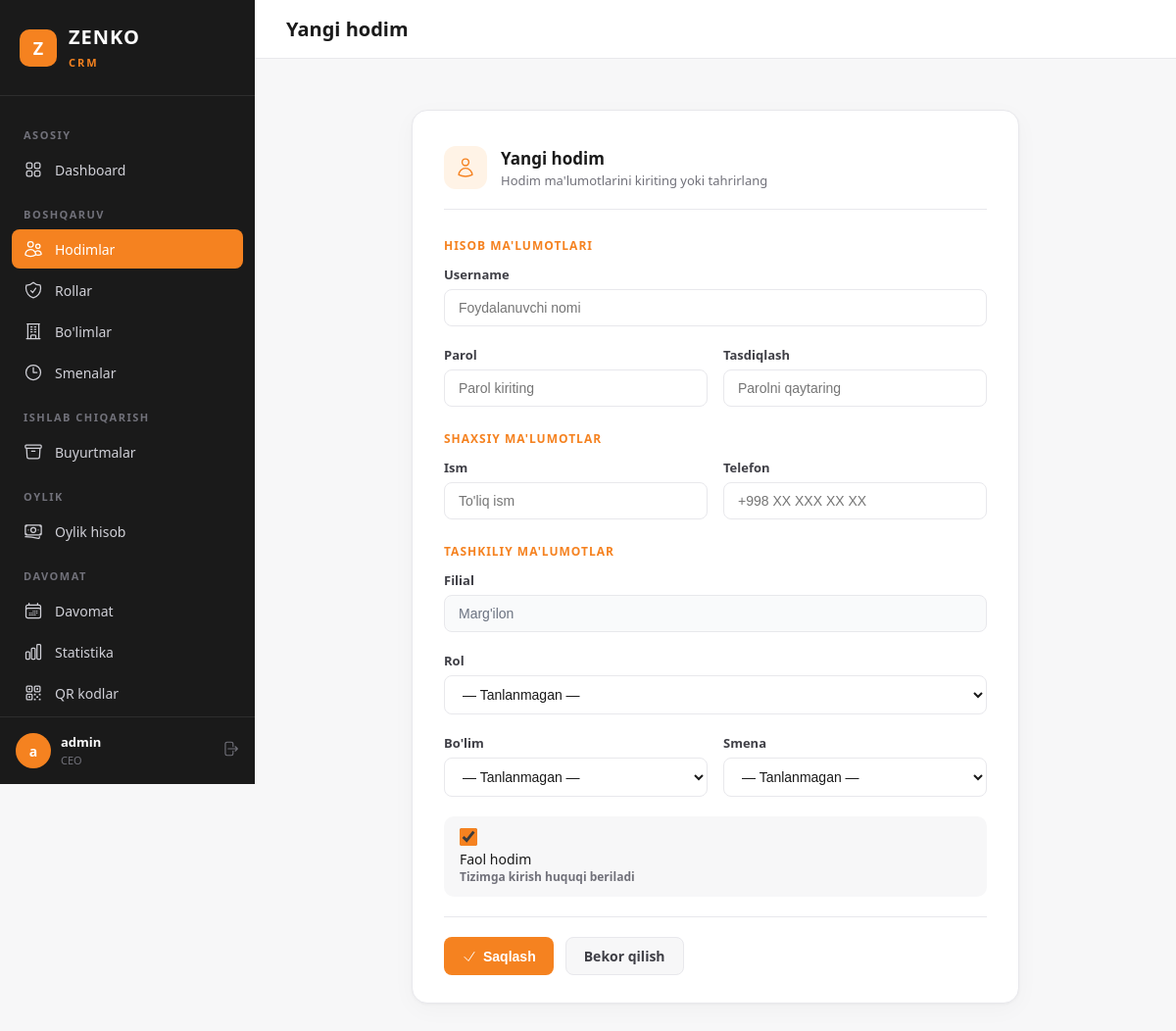
Screenshot of /ceo/users/create/ (signed in) with the database file from the repository.
### apps/users/models.py (models this page shows, shortened)
class User(AbstractUser):
    first_name = None
    last_name = None
    email = None
    name = models.CharField('Ism', max_length=150)
    phone = models.CharField('Telefon raqam', max_length=20, blank=True)
    role = models.ForeignKey(
        Role,
        verbose_name='Rol',
        on_delete=models.SET_NULL,
        related_name='users',
        null=True,
        blank=True,
    )
    department = models.ForeignKey(
        Department,
        verbose_name='Bo\'lim',
        on_delete=models.SET_NULL,
        related_name='users',
        null=True,
        blank=True,
    )
    shift = models.ForeignKey(
        Shift,
        verbose_name='Smena',
        on_delete=models.SET_NULL,
        related_name='users',
        null=True,
        blank=True,
    )
    branch = models.ForeignKey(
        Branch,
        verbose_name='Filial',
        on_delete=models.PROTECT,
        related_name='users',
        null=True,
        blank=True,
    )
    REQUIRED_FIELDS = ['name']
    class Meta:
        verbose_name = 'Hodim'
        verbose_name_plural = 'Hodimlar'
        ordering = ['-date_joined']

class Branch(models.Model):
    name = models.CharField('Nomi', max_length=200, unique=True)
    address = models.CharField('Manzil', max_length=300, blank=True)
    phone = models.CharField('Telefon', max_length=20, blank=True)
    is_active = models.BooleanField('Faol', default=True)
    created_at = models.DateTimeField(auto_now_add=True)
    class Meta:
        verbose_name = 'Filial'
        verbose_name_plural = 'Filiallar'
        ordering = ['name']

### apps/ceo/views.py (the view, shortened to what this page needs)
# urls.py: path('users/create/', views.UserCreateView.as_view(), name='user_create'),
class UserCreateView(CEORequiredMixin, CreateView):
    model = User
    form_class = UserCreateForm
    template_name = 'ceo/user_form.html'
    success_url = reverse_lazy('ceo:user_list')
    def get_context_data(self, **kwargs):
        ctx = super().get_context_data(**kwargs)
        branch = self.get_branch()
        ctx.update({
            'active_nav': 'users',
            'title': 'Yangi hodim',
            'branch': branch,
            'roles': Role.objects.all(),
            'departments': Department.objects.filter(branch=branch) if branch else Department.objects.none(),
            'shifts': Shift.objects.filter(branch=branch) if branch else Shift.objects.none(),
        })
        return ctx

### apps/ceo/forms.py
class UserCreateForm(UserCreationForm):
    class Meta:
        model = User
        fields = ('username', 'password1', 'password2', 'name', 'phone', 'role', 'department', 'shift', 'is_active')

### apps/ceo/views.py (called while the page is built)
    def dispatch(self, request, *args, **kwargs):
        if not request.user.is_authenticated:
            return self.handle_no_permission()
        if not (request.user.role and request.user.role.name == 'CEO'):
            if not request.user.is_superuser:
                messages.error(request, 'Sizda bu sahifaga kirish huquqi yo\'q.')
                return redirect('login')
        return super().dispatch(request, *args, **kwargs)

    def get_branch(self):
        return getattr(self.request.user, 'branch', None)

### apps/users/models.py (called while the page is built)
    def __str__(self):
        return f'{self.name} ({self.start_time:%H:%M}–{self.end_time:%H:%M})'

### apps/ceo/templates/ceo/user_form.html (shortened to what this page needs)
{% extends "ceo/base.html" %}
{% block page_title %}{{ title }}{% endblock %}
{% block content %}
<div class="form-wrapper">
    <div class="form-card">
        <div class="form-header">
            <div class="icon-box">
            </div>
            <div class="header-text">
                <h3>{{ title }}</h3>
                <p>Hodim ma'lumotlarini kiriting yoki tahrirlang</p>
            </div>
        </div>
        <form method="post">
            <div class="section-label">Hisob ma'lumotlari</div>
            <div class="form-group">
                <label for="id_username">Username</label>
                <input type="text" name="username" id="id_username" class="form-control"
                       value="{{ form.username.value|default:'' }}" required placeholder="Foydalanuvchi nomi">
            </div>
            {% if form.password1 %}
            <div class="two-col">
                <div class="form-group">
                    <label for="id_password1">Parol</label>
                    <input type="password" name="password1" id="id_password1" class="form-control" required placeholder="Parol kiriting">
                </div>
                <div class="form-group">
                    <label for="id_password2">Tasdiqlash</label>
                    <input type="password" name="password2" id="id_password2" class="form-control" required placeholder="Parolni qaytaring">
                </div>
            </div>
            {% endif %}
            <div class="section-label">Shaxsiy ma'lumotlar</div>
            <div class="two-col">
                <div class="form-group">
                    <label for="id_name">Ism</label>
                    <input type="text" name="name" id="id_name" class="form-control"
                           value="{{ form.name.value|default:'' }}" required placeholder="To'liq ism">
                </div>
                <div class="form-group">
                    <label for="id_phone">Telefon</label>
                    <input type="text" name="phone" id="id_phone" class="form-control"
                           value="{{ form.phone.value|default:'' }}" placeholder="+998 XX XXX XX XX">
                </div>
            </div>
            <div class="section-label">Tashkiliy ma'lumotlar</div>
            {% if branch %}
            <div class="form-group">
                <label>Filial</label>
                <input type="text" class="form-control" value="{{ branch.name }}" disabled
                       style="background:#F9FAFB;color:#6B7280;cursor:not-allowed;">
            </div>
            {% endif %}
            <div class="form-group">
                <label for="id_role">Rol</label>
                <select name="role" id="id_role" class="form-control">
                    <option value="">— Tanlanmagan —</option>
                </select>
            </div>
            <div class="two-col">
                <div class="form-group">
                    <label for="id_department">Bo'lim</label>
                    <select name="department" id="id_department" class="form-control">
                        <option value="">— Tanlanmagan —</option>
                    </select>
                </div>
                <div class="form-group">
                    <label for="id_shift">Smena</label>
                    <select name="shift" id="id_shift" class="form-control">
                        <option value="">— Tanlanmagan —</option>
                    </select>
                </div>
            </div>
            <div class="form-group">
                <label class="checkbox-field">
                    <input type="checkbox" name="is_active" {% if form.is_active.value %}checked{% endif %}>
                    <div>
                        <div class="cb-text">Faol hodim</div>
                        <div class="cb-hint">Tizimga kirish huquqi beriladi</div>
                    </div>
                </label>
            </div>
            <div class="form-actions">
                <button type="submit" class="btn btn-primary">
                    <svg xmlns="http://www.w3.org/2000/svg" fill="none" viewBox="0 0 24 24" stroke-width="1.5" stroke="currentColor" style="width:16px;height:16px"><path stroke-linecap="round" stroke-linejoin="round" d="m4.5 12.75 6 6 9-13.5"/></svg>
                    Saqlash
                </button>
                <a href="{% url 'ceo:user_list' %}" class="btn btn-secondary">Bekor qilish</a>
            </div>
        </form>
    </div>
</div>
{% endblock %}

### apps/ceo/templates/ceo/base.html (shortened to what this page needs)
{% load static %}
<!DOCTYPE html>
<html lang="uz">
<head>
</head>
<body>
    <aside class="sidebar" id="sidebar">
        <div class="sidebar-brand">
            <div class="logo">Z</div>
            <div>
                <span>ZENKO</span><br>
                <small>CRM</small>
            </div>
        </div>
        <nav class="sidebar-nav">
            <div class="nav-label">Asosiy</div>
            <a href="{% url 'ceo:dashboard' %}" class="nav-link {% if active_nav == 'dashboard' %}active{% endif %}">
                Dashboard
            </a>
            <div class="nav-label">Boshqaruv</div>
            <a href="{% url 'ceo:user_list' %}" class="nav-link {% if active_nav == 'users' %}active{% endif %}">
                Hodimlar
            </a>
            <a href="{% url 'ceo:role_list' %}" class="nav-link {% if active_nav == 'roles' %}active{% endif %}">
                Rollar
            </a>
            <a href="{% url 'ceo:department_list' %}" class="nav-link {% if active_nav == 'departments' %}active{% endif %}">
                Bo'limlar
            </a>
            <a href="{% url 'ceo:shift_list' %}" class="nav-link {% if active_nav == 'shifts' %}active{% endif %}">
                <svg xmlns="http://www.w3.org/2000/svg" fill="none" viewBox="0 0 24 24" stroke-width="1.5" stroke="currentColor"><path stroke-linecap="round" stroke-linejoin="round" d="M12 6v6h4.5m4.5 0a9 9 0 1 1-18 0 9 9 0 0 1 18 0Z"/></svg>
                Smenalar
            </a>
            <div class="nav-label">Ishlab chiqarish</div>
            <a href="{% url 'order:order_list' %}" class="nav-link {% if active_nav == 'orders' %}active{% endif %}">
                Buyurtmalar
            </a>
            <div class="nav-label">Oylik</div>
            <a href="{% url 'ceo:salary_list' %}" class="nav-link {% if active_nav == 'salary' %}active{% endif %}">
                Oylik hisob
            </a>
            <div class="nav-label">Davomat</div>
            <a href="{% url 'ceo:attendance_list' %}" class="nav-link {% if active_nav == 'attendance' %}active{% endif %}">
                Davomat
            </a>
            <a href="{% url 'ceo:attendance_stats' %}" class="nav-link {% if active_nav == 'stats' %}active{% endif %}">
                Statistika
            </a>
            <a href="{% url 'ceo:qr_cards_all' %}" class="nav-link {% if active_nav == 'qr_cards' %}active{% endif %}">
                QR kodlar
            </a>
        </nav>
        <div class="sidebar-footer">
            <div class="sidebar-user">
                <div class="avatar">{{ request.user.name|make_list|first|default:"C" }}</div>
                <div class="info">
                    <strong>{{ request.user.name }}</strong>
                    <small>CEO</small>
                </div>
                <a href="{% url 'logout' %}" class="btn-logout" title="Chiqish">
                </a>
            </div>
        </div>
    </aside>
    <div class="main">
        <header class="topbar">
            <div style="display:flex;align-items:center;gap:12px;">
                <h1>{% block page_title %}Dashboard{% endblock %}</h1>
            </div>
        </header>
        <div class="content">
            {% block content %}{% endblock %}
        </div>
    </div>
</body>
</html>

### apps/ceo/templates/ceo/base.html (style rules this page uses)
:root { --orange: #F58220; --orange-hover: #E0741A; --orange-light: #FFF3E6; --black: #1A1A1A; --dark: #2D2D2D; --gray-100: #F7F7F8; --gray-200: #E8E8EC; --gray-300: #D1D1D8; --gray-500: #71717A; --gray-700: #3F3F46; --white: #FFFFFF; --red: #EF4444; --green: #22C55E; --sidebar-w: 260px; }
* { margin: 0; padding: 0; box-sizing: border-box; }
body { font-family: 'Segoe UI', system-ui, -apple-system, sans-serif; background: var(--gray-100); color: var(--black); min-height: 100vh; }
.sidebar { position: fixed; top: 0; left: 0; width: var(--sidebar-w); height: 100vh; background: var(--black); display: flex; flex-direction: column; z-index: 100; transition: transform .3s; }
.sidebar-brand { padding: 24px 20px; border-bottom: 1px solid var(--dark); display: flex; align-items: center; gap: 12px; }
.sidebar-brand .logo { width: 38px; height: 38px; background: var(--orange); border-radius: 10px; display: flex; align-items: center; justify-content: center; font-weight: 800; color: var(--white); font-size: 18px; }
.sidebar-brand span { color: var(--white); font-size: 20px; font-weight: 700; letter-spacing: 1px; }
.sidebar-brand small { color: var(--orange); font-size: 11px; font-weight: 600; text-transform: uppercase; letter-spacing: 2px; }
.sidebar-nav { flex: 1; padding: 16px 12px; overflow-y: auto; }
.nav-label { color: var(--gray-500); font-size: 11px; font-weight: 600; text-transform: uppercase; letter-spacing: 1.5px; padding: 16px 12px 8px; }
.nav-link { display: flex; align-items: center; gap: 12px; padding: 10px 12px; color: var(--gray-300); text-decoration: none; border-radius: 8px; font-size: 14px; font-weight: 500; transition: all .2s; margin-bottom: 2px; }
.nav-link.active { background: var(--orange); color: var(--white); }
.nav-link svg { width: 20px; height: 20px; flex-shrink: 0; }
.sidebar-footer { padding: 16px; border-top: 1px solid var(--dark); }
.sidebar-user { display: flex; align-items: center; gap: 10px; color: var(--gray-300); font-size: 13px; }
.sidebar-user .avatar { width: 36px; height: 36px; background: var(--orange); border-radius: 50%; display: flex; align-items: center; justify-content: center; font-weight: 700; color: var(--white); font-size: 14px; }
.sidebar-user .info { flex: 1; }
.sidebar-user .info strong { display: block; color: var(--white); font-size: 13px; }
.sidebar-user .info small { color: var(--gray-500); font-size: 11px; }
.btn-logout { color: var(--gray-500); text-decoration: none; font-size: 13px; transition: color .2s; }
.main { margin-left: var(--sidebar-w); min-height: 100vh; }
.topbar { background: var(--white); border-bottom: 1px solid var(--gray-200); padding: 16px 32px; display: flex; align-items: center; justify-content: space-between; position: sticky; top: 0; z-index: 50; }
.topbar h1 { font-size: 20px; font-weight: 700; color: var(--black); }
.content { padding: 32px; }
.btn { display: inline-flex; align-items: center; gap: 6px; padding: 9px 18px; border-radius: 8px; font-size: 14px; font-weight: 600; text-decoration: none; border: none; cursor: pointer; transition: all .2s; }
.btn svg { width: 16px; height: 16px; }
.btn-primary { background: var(--orange); color: var(--white); }
.btn-secondary { background: var(--gray-100); color: var(--gray-700); border: 1px solid var(--gray-200); }
.form-group { margin-bottom: 20px; }
.form-group label { display: block; font-size: 13px; font-weight: 600; color: var(--gray-700); margin-bottom: 6px; }
.form-control { width: 100%; padding: 10px 14px; border: 1px solid var(--gray-200); border-radius: 8px; font-size: 14px; color: var(--black); background: var(--white); transition: border-color .2s; }
select.form-control { appearance: auto; }
.form-actions { display: flex; gap: 12px; padding-top: 8px; }

### rows the page displays
User: user.name|make_list "a", user.name "admin"
Branch: name "Marg'ilon"

### other values shown
{{ title }} "Yangi hodim"
